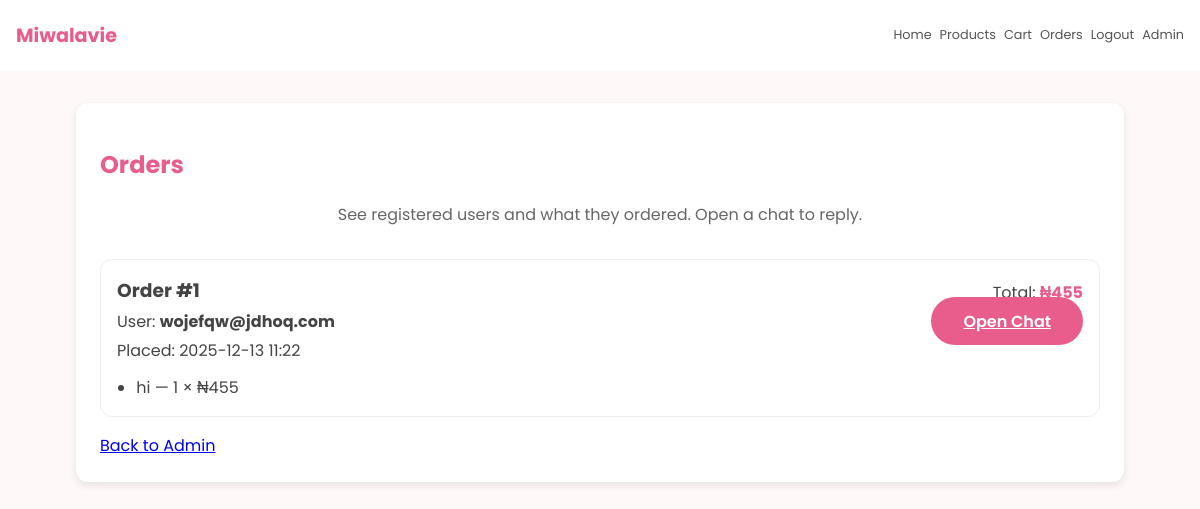
Before: /admin/orders (signed in) with the older database file.
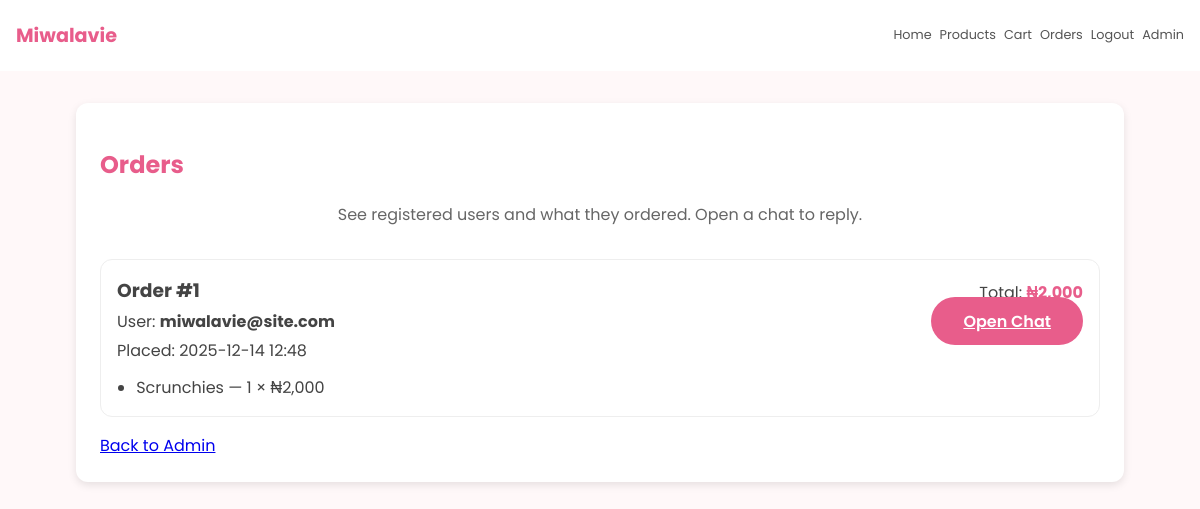
After: the same page with the newer database file.
### app/models.py (models this page shows, shortened)
class Order(db.Model):
    __tablename__ = "orders"
    id = db.Column(db.Integer, primary_key=True)
    user_id = db.Column(db.Integer, db.ForeignKey("users.id"), nullable=False, index=True)
    created_at = db.Column(db.DateTime, default=datetime.utcnow, nullable=False)
    total_ngn = db.Column(db.Integer, nullable=False, default=0)
    user = db.relationship("User", back_populates="orders")
    items = db.relationship("OrderItem", back_populates="order", cascade="all, delete-orphan")
    messages = db.relationship("OrderMessage", back_populates="order", cascade="all, delete-orphan")

class User(db.Model, UserMixin):
    __tablename__ = "users"
    id = db.Column(db.Integer, primary_key=True)
    email = db.Column(db.String(255), unique=True, nullable=False, index=True)
    password_hash = db.Column(db.String(255), nullable=False)
    is_admin = db.Column(db.Boolean, default=False, nullable=False)
    created_at = db.Column(db.DateTime, default=datetime.utcnow, nullable=False)
    orders = db.relationship("Order", back_populates="user", cascade="all, delete-orphan")

class OrderItem(db.Model):
    __tablename__ = "order_items"
    id = db.Column(db.Integer, primary_key=True)
    order_id = db.Column(db.Integer, db.ForeignKey("orders.id"), nullable=False, index=True)
    product_id = db.Column(db.Integer, db.ForeignKey("products.id"), nullable=False, index=True)
    quantity = db.Column(db.Integer, nullable=False)
    unit_price_ngn = db.Column(db.Integer, nullable=False)
    order = db.relationship("Order", back_populates="items")
    product = db.relationship("Product")

class Product(db.Model):
    __tablename__ = "products"
    id = db.Column(db.Integer, primary_key=True)
    name = db.Column(db.String(120), nullable=False)
    description = db.Column(db.Text, nullable=False)
    price_ngn = db.Column(db.Integer, nullable=False)
    image_path = db.Column(db.String(255), nullable=False)
    created_at = db.Column(db.DateTime, default=datetime.utcnow, nullable=False)

### app/admin_routes.py (the view)
@bp.get("/orders")
def orders():
    orders = Order.query.order_by(Order.created_at.desc()).all()
    order_ids = [o.id for o in orders]
    items = (
        OrderItem.query.filter(OrderItem.order_id.in_(order_ids)).all()
        if order_ids
        else []
    )
    items_by_order: dict[int, list[OrderItem]] = {}
    for it in items:
        items_by_order.setdefault(it.order_id, []).append(it)
    return render_template(
        "admin/orders.html",
        orders=orders,
        items_by_order=items_by_order,
        format_ngn=format_ngn,
    )

### app/admin_routes.py (called while the page is built)
def _admin_required():
    if not current_user.is_authenticated:
        return redirect(url_for("auth.login", next=request.path))
    if not getattr(current_user, "is_admin", False):
        abort(403)
    return None

@bp.before_request
def _guard_admin_routes():
    res = _admin_required()
    if res is not None:
        return res

### app/auth_routes.py (called while the page is built)
@login_manager.user_loader
def load_user(user_id: str):
    try:
        return db.session.get(User, int(user_id))
    except Exception:
        return None

### app/models.py (called while the page is built)
def format_ngn(value: int) -> str:
    try:
        return f"₦{value:,.0f}"
    except Exception:
        return f"₦{value}"

### templates/admin/orders.html (shortened to what this page needs)
{% extends "base.html" %}
{% block head %}
  <link rel="stylesheet" href="{{ url_for('static', filename='css/cart.css') }}">
{% endblock %}
{% block content %}
  <div class="admin-box">
    <h2 style="color:#e85d8b;">Orders</h2>
    <p class="note">See registered users and what they ordered. Open a chat to reply.</p>
    {% for o in orders %}
      <div class="order">
        <div style="display:flex; justify-content: space-between; gap: 1rem; flex-wrap: wrap;">
          <div>
            <h3 style="margin:0;">Order #{{ o.id }}</h3>
            <p style="margin:.25rem 0;">User: <strong>{{ o.user.email }}</strong></p>
            <p style="margin:.25rem 0;">Placed: {{ o.created_at.strftime('%Y-%m-%d %H:%M') }}</p>
          </div>
          <div style="text-align:right;">
            <p style="margin:.25rem 0;">Total: <strong style="color:#e85d8b;">{{ format_ngn(o.total_ngn) }}</strong></p>
            <a class="checkout-btn" href="{{ url_for('store.order_chat', order_id=o.id) }}">Open Chat</a>
          </div>
        </div>
        {% set items = items_by_order.get(o.id, []) %}
        {% if items|length > 0 %}
          <ul class="items">
            {% for it in items %}
              <li>{{ it.product.name }} — {{ it.quantity }} × {{ format_ngn(it.unit_price_ngn) }}</li>
            {% endfor %}
          </ul>
        {% endif %}
      </div>
    {% endfor %}
    <div style="margin-top: 1rem;">
      <a href="{{ url_for('admin.dashboard') }}">Back to Admin</a>
    </div>
  </div>
{% endblock %}

Changed rows visible on the page:
changed Order id 1: user.email "wojefqw@jdhoq.com" → "miwalavie@site.com"; created_at "2025-12-13 11:22" → "2025-12-14 12:48"; total_ngn "₦455" → "₦2,000"
changed OrderItem: product.name "hi" → "Scrunchies"; unit_price_ngn "₦455" → "₦2,000"
